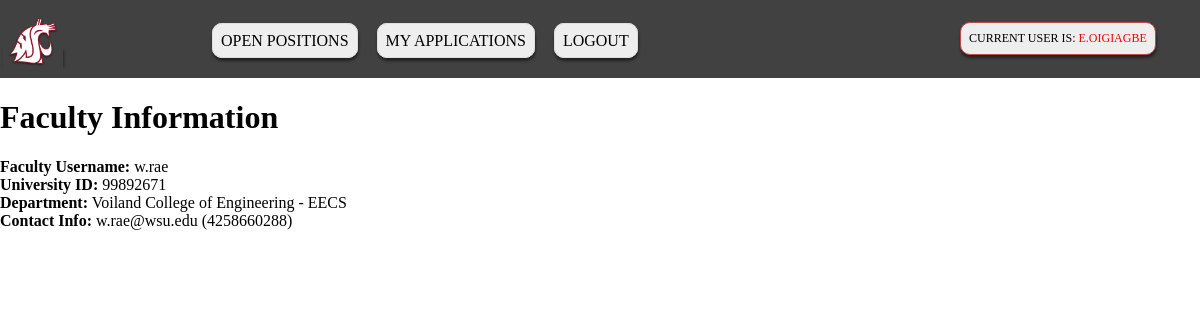
/facultyinfo/2 (signed in), run on the app's committed database.
### app/Model/models.py (models this page shows, shortened)
class User(db.Model, UserMixin):
    __tablename__ = 'user'
    id = db.Column(db.Integer, primary_key=True)
    username = db.Column(db.String(64), unique=True, index =True)
    password_hash = db.Column(db.String(128))
    firstName = db.Column(db.String(64))
    lastName = db.Column(db.String(64))
    wsuID = db.Column(db.Integer)
    email = db.Column(db.String(128))
    phone = db.Column(db.String(20))
    user_type = db.Column(db.String(50))
    __mapper_args__ = {
        'polymorphic_identity': 'User',
        'polymorphic_on': user_type
    }

class Faculty(User):
    __tablename__ = 'faculty'
    id = db.Column(db.ForeignKey("user.id"), primary_key=True)
    department = db.Column(db.String(64))
    __mapper_args__ = {
        'polymorphic_identity': 'Faculty'
    }
    positions = db.relationship('Position', backref='faculty', lazy='dynamic')

### app/Controller/routes.py (the view)
@bp_routes.route('/facultyinfo/<faculty_id>', methods=['GET'])
@login_required
def facultyinfo(faculty_id):
    thefaculty = Faculty.query.filter_by(id=faculty_id).first()
    return render_template('facultyinfo.html', faculty=thefaculty)

### app/Model/models.py (called while the page is built)
@login.user_loader
def load_user(id):
    return User.query.get(int(id))

### project.py (called while the page is built, shortened)
@app.before_request
def initDB(*args, **kwargs):
    if app.got_first_request:
        db.create_all()

### app/View/templates/facultyInfo.html
{% extends "base.html" %}
{% block content %}
    <h1>Faculty Information</h1>
    <div>
        <strong>Faculty Username:</strong> {{faculty.username}}<br>
        <strong>University ID:</strong> {{faculty.wsuID}}<br>
        <strong>Department:</strong> {{faculty.department}}<br>
        <strong>Contact Info:</strong> {{faculty.email}} ({{faculty.phone}})
    </div>
  {% endblock %}

### app/View/templates/base.html (shortened to what this page needs)
<html>
    <head>
       <link rel="stylesheet" href="{{ url_for('static', filename='css/main.css') }}">
    </head>
    <body>
        <div class ="nav-container">
        <table>
            <tr>
                <td><a href="{{ url_for('routes.index') }}"><img src="../static/img/wsu_navbar_logo.png" alt="wsu_navbar_logo"></a></td>
                {% if current_user.is_anonymous %}
                    <td><a href="{{ url_for('auth.facultyRegister') }}" class = "nav-link-element">Faculty Register</a></td>
                    <td><a href="{{ url_for('auth.studentRegister') }}" class = "nav-link-element">Student Register</a></td>
                    <td><a href="{{ url_for('auth.login')}}" class = "nav-link-element"> Login </a></td>
                {% else %}
                    {% if current_user.user_type == 'Student' %}
                        <td><a href="{{ url_for('routes.index') }}" class = "nav-link-element">Open Positions</a></td>
                        <td><a href="{{ url_for('routes.myapplications', id=current_user.id) }}" class = "nav-link-element">My Applications</a></td>
                    {% endif %}
                    <td><a href="{{ url_for('auth.logout' )}}" class = "nav-link-element"> Logout </a></td>
                    {% if current_user.user_type == 'Student' %}
                        <a href="{{ url_for('routes.studentinfo', student_id=current_user.id) }}" id="current-user"> Current user is: <span>{{ current_user.username}} </span></a>
                    {% else %}
                    <a href="{{ url_for('routes.facultyinfo', faculty_id=current_user.id) }}" id="current-user"> Current user is: <span>{{ current_user.username}} </span></a>
                    {% endif %}
                {% endif %}
            </tr>
        </table>
        </div>
        <div>
            {% block content %} {% endblock %}
        </div>
    </body>
</html>

### app/View/static/css/main.css (style rules this page uses)
:root { --light-gray-- : #EEEEEE; --dark-gray-- : #DEDEDE; --mild-red-- : #FF4949; --crimson-red--: #C10000; --anthracite--: #414141; --light-anthracite: #525252; --deep-anthracite: #313131; --salmon--: #BD4B4B; --dull-pink--: #EFB7B7; --orange-red--: #FF0000; --deep-crimson-red--: #AF0404; }
body { margin-left:0; font-family: Tahoma; text-align: left; width: 100%; }
.nav-container { margin-left: 0; background: var(--anthracite--); font-family: Tahoma; font-size: 12px; height: 10vh; text-transform: uppercase; width: 100%; margin-top:-10px; }
.nav-link-element { position: relative; top: 10px; background: var(--light-gray--); color: var(--salmon--); border: 1.5px solid var(--dark-gray--); border-radius: 10px; padding: 0.5rem; margin-right: 15px; left: 5px; }
#current-user { background: var(--light-gray--); border: 1.5px solid var(--salmon--); border-radius: 10px; padding: 0.5rem; box-shadow: 0.5px 3px 3px rgba(0, 0, 0, 0.5); position: absolute; top: 22px; left: 80%; }
#current-user span { color: var(--orange-red--); }
.nav-container a { color: black; text-decoration: none; transition: 0.5s ease-in-out; box-shadow: 0.5px 3px 3px rgba(0, 0, 0, 0.5); }
.nav-container td { transition: 0.5s ease-in-out; }
.nav-container img { position: relative; top: 10px; width: 30%; height: 30%; }

### data on the page
User: username "E.OIGIAGBE"
User: username "w.rae", wsuID "99892671", email "w.rae@wsu.edu", phone "4258660288"
Faculty: department "Voiland College of Engineering - EECS"
